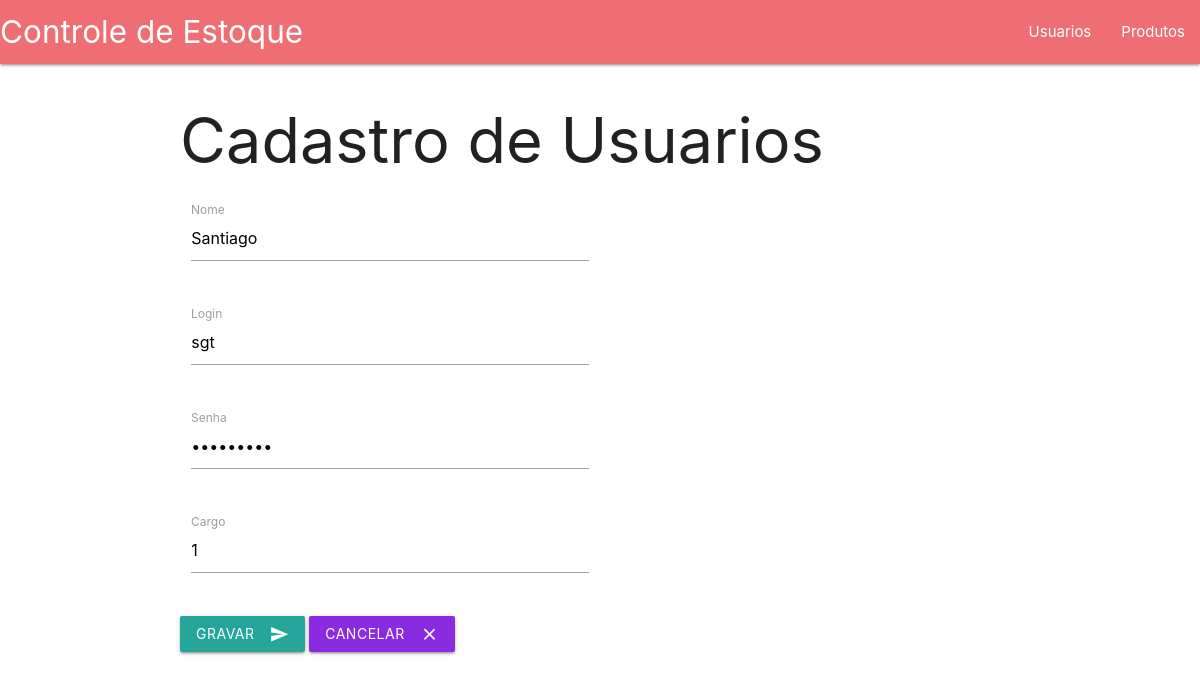
Screenshot of /usuario/edit/1 with the database file from the repository.
### tables this page shows
CREATE TABLE IF NOT EXISTS usuario(
  idUsuario INT NOT NULL auto_increment,
  nome VARCHAR(45) NOT NULL,
  login VARCHAR(45) NOT NULL,
  senha VARCHAR(45) NOT NULL,
  idCargo INT NOT NULL,
  PRIMARY KEY(idUsuario)
);

### application/controllers/Usuario.php (called while the page is built, shortened)
<?php
class Usuario extends CI_Controller{
public function __construct(){
$this->load->model('UsuarioModel');
}
    public function edit($id){
        $dados['usuario'] = $this->UsuarioModel->show($id);
        $this->load->view('formulario', $dados);
    }
}

### index.php (called while the page is built, shortened)
<?php
require_once BASEPATH.'core/CodeIgniter.php';

### application/models/UsuarioModel.php (called while the page is built, shortened)
<?php
class UsuarioModel extends CI_Model{
    public function show($id){
        return $this->db->get_where("usuario", array(
            "idUsuario" => $id
        ))->row_array();
    }
}
?>

### application/views/formulario.php (the view, shortened to what this page needs)
    ?><!DOCTYPE html>
<html>
    <head>
        <link rel="stylesheet" href="https://cdnjs.cloudflare.com/ajax/libs/materialize/1.0.0/css/materialize.min.css">
    </head>
    <body>
        <nav>
            <div class="nav-wrapper">
                <a href="#!" class="brand-logo">Controle de Estoque</a>
                <ul class="right hide-on-med-and-down">
                    <li><a href="<?=base_url('usuario')?>">Usuarios</a></li>
                    <li><a href="<?=base_url('produto')?>">Produtos</a></li>
                </ul>
            </div>
        </nav>
        <div class='container'>
            <h1> Cadastro de Usuarios</h1>
            <?php if(isset($usuario)) : ?>
            <form action="<?= base_url()?>usuario/update/<?= $usuario['idUsuario'] ?>" method="post">
                <?php else : ?>
            <form action="<?= base_url()?>usuario/store" method="post">
                <?php endif; ?>
                <div class="row">
                    <div class="input-field col s6">
                        <input id="nome" type="text" name="nome" class="validate" required value="<?= isset($usuario) ? $usuario['nome'] : "" ?>">
                        <label class="active" for="nome">Nome</label>
                    </div>
                </div>
                <div class="row">
                    <div class="input-field col s6">
                        <input  id="login" type="text" name="login" class="validate" required value="<?= isset($usuario) ? $usuario['login'] : "" ?>">
                        <label class="active" for="login">Login</label>
                    </div>
                </div>
                <div class="row">
                    <div class="input-field col s6">
                        <input  id="senha" type="password" name="senha" class="validate" required value="<?= isset($usuario) ? $usuario['senha'] : "" ?>">
                        <label class="active" for="senha">Senha</label>
                    </div>
                </div>
                <div class="row">
                    <div class="input-field col s6">
                        <input  id="idCargo" type="text" name="idCargo" class="validate" required value="<?= isset($usuario) ? $usuario['idCargo'] : "" ?>">
                        <label class="active" for="idCargo">Cargo</label>
                    </div>
                </div>
                <div class="row">
                    <button type="submit" class="btn waves-effect waves-light">Gravar
                    <i class="material-icons right">send</i>
                    </button>
                    <a href="<?= base_url() ?>usuario" class="btn waves-effect waves-light" style="background-color:blueviolet;"> Cancelar
                    <i class="material-icons right">clear</i></a>
                </div>
            </form>
        </div>
    </body>
</html>

### rows the page displays
usuario: nome "Santiago", login "sgt", idCargo "1"
